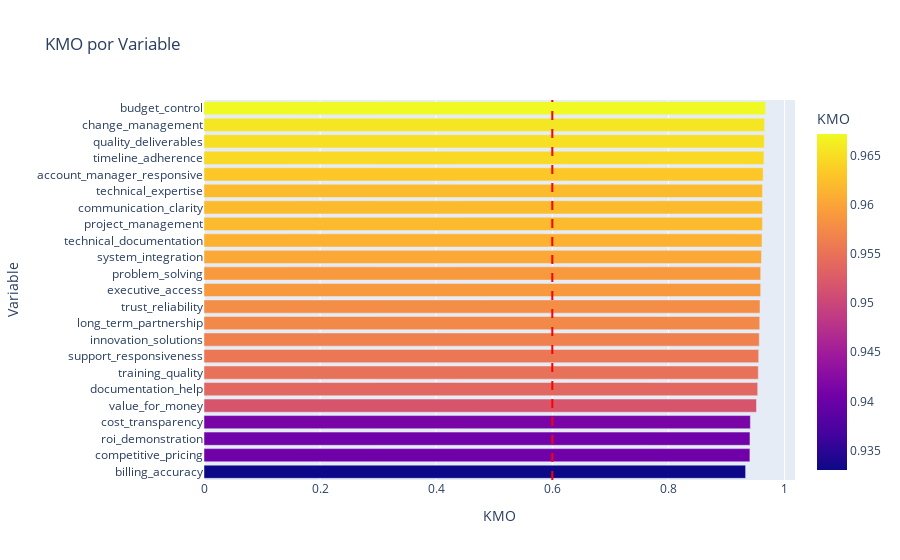

Write notebook code for a chart like this one.
### Code cell
# Test de KMO (ayuda de Deeepseek)
def check_factor_analysis_suitability(data, variables):
    """Verificar la adecuación del análisis factorial"""
    
    # Limpiar y calcular KMO
    data_clean = data[variables].fillna(data[variables].median())
    kmo_all, kmo_model = calculate_kmo(data_clean)
    
    print(f"KMO Overall: {kmo_model:.3f}")
    
    # Visualización
    kmo_df = pd.DataFrame({'Variable': variables, 'KMO': kmo_all}).sort_values('KMO')
    
    fig = px.bar(kmo_df, x='KMO', y='Variable', orientation='h', 
                 title='KMO por Variable', color='KMO')
    fig.add_vline(x=0.6, line_dash="dash", line_color="red")
    fig.show()
    
    # Evaluación
    adequacy = "Adecuado" if kmo_model > 0.6 else "Inadecuado"
    print(f"Evaluación: {adequacy}")
    
    return kmo_model, kmo_df

# Aplicar test
kmo_overall, kmo_variables = check_factor_analysis_suitability(data, satisfaction_vars)

### Figure 1 — Plotly figure (JSON) as saved in the notebook; plotly's stock layout.template omitted (floating-point values rounded to 4 significant figures)
{"data": [{"hovertemplate": "KMO=%{marker.color}<br>Variable=%{y}<extra></extra>", "legendgroup": "", "marker": {"color": [0.933, 0.9404, 0.9405, 0.9412, 0.9518, 0.9538, 0.9549, 0.9556, 0.9566, 0.9574, 0.9578, 0.959, 0.959, 0.9604, 0.9612, 0.962, 0.9621, 0.9621, 0.9632, 0.9646, 0.9652, 0.9657, 0.9672], "coloraxis": "coloraxis", "pattern": {"shape": ""}}, "name": "", "orientation": "h", "showlegend": false, "textposition": "auto", "type": "bar", "x": [0.933, 0.9404, 0.9405, 0.9412, 0.9518, 0.9538, 0.9549, 0.9556, 0.9566, 0.9574, 0.9578, 0.959, 0.959, 0.9604, 0.9612, 0.962, 0.9621, 0.9621, 0.9632, 0.9646, 0.9652, 0.9657, 0.9672], "xaxis": "x", "y": ["billing_accuracy", "competitive_pricing", "roi_demonstration", "cost_transparency", "value_for_money", "documentation_help", "training_quality", "support_responsiveness", "innovation_solutions", "long_term_partnership", "trust_reliability", "executive_access", "problem_solving", "system_integration", "technical_documentation", "project_management", "communication_clarity", "technical_expertise", "account_manager_responsive", "timeline_adherence", "quality_deliverables", "change_management", "budget_control"], "yaxis": "y"}], "layout": {"barmode": "relative", "coloraxis": {"colorbar": {"title": {"text": "KMO"}}, "colorscale": [[0, "#0d0887"], [0.1111, "#46039f"], [0.2222, "#7201a8"], [0.3333, "#9c179e"], [0.4444, "#bd3786"], [0.5556, "#d8576b"], [0.6667, "#ed7953"], [0.7778, "#fb9f3a"], [0.8889, "#fdca26"], [1, "#f0f921"]]}, "legend": {"tracegroupgap": 0}, "shapes": [{"line": {"color": "red", "dash": "dash"}, "type": "line", "x0": 0.6, "x1": 0.6, "xref": "x", "y0": 0, "y1": 1, "yref": "y domain"}], "title": {"text": "KMO por Variable"}, "xaxis": {"anchor": "y", "domain": [0, 1], "title": {"text": "KMO"}}, "yaxis": {"anchor": "x", "domain": [0, 1], "title": {"text": "Variable"}}}}
